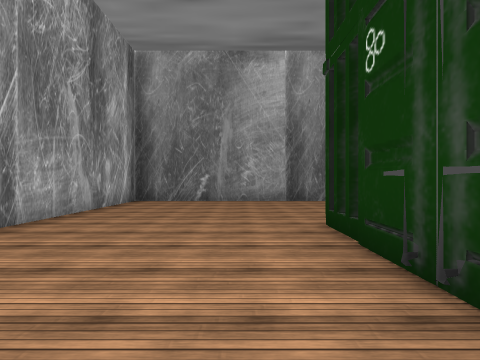
view 1 (above)

23 first-person views from a walk through a Unity game level. The camera is 1.4 m above the floor, looks level and sees 80° across. The floor is counted in squares, 2 m on a side. Each view is taken from the middle of a square. On the plan, view 1 faces up. The plan holds only what a view shows up to about 10 squares ahead; the rest is blank. The place goes on beyond the plan. The player character is not drawn. Some surface patterns are stand-ins.

view 2
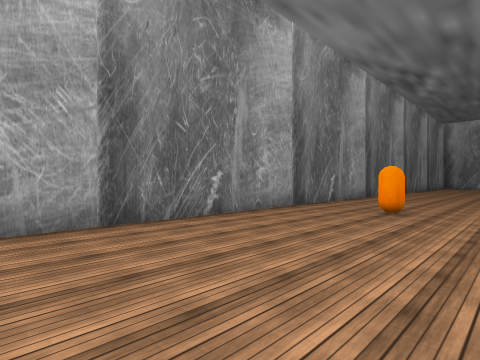

view 3
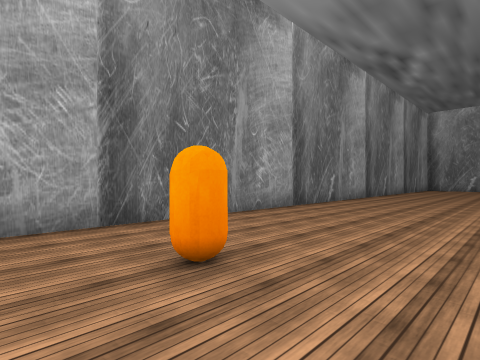

view 4
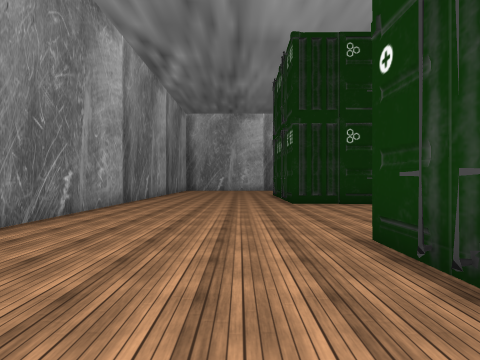

view 5
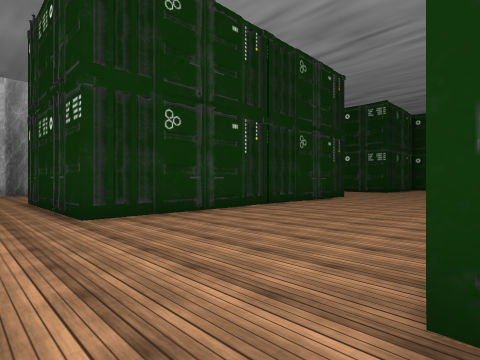

view 6
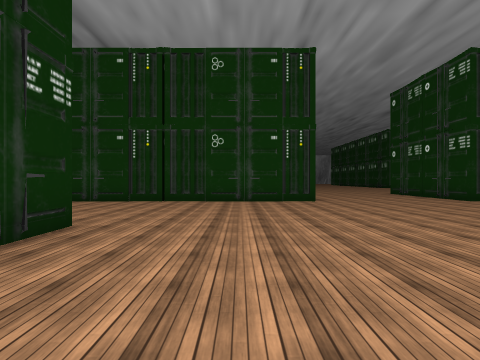

view 7
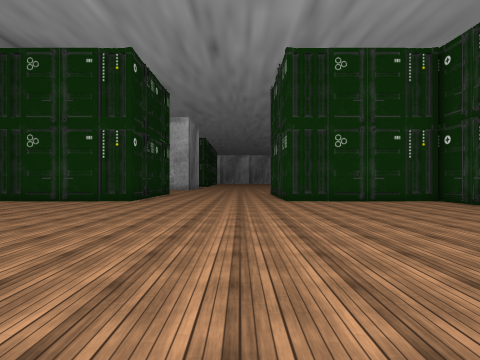

view 8
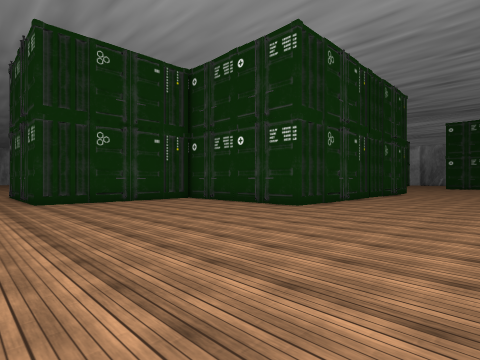

view 9
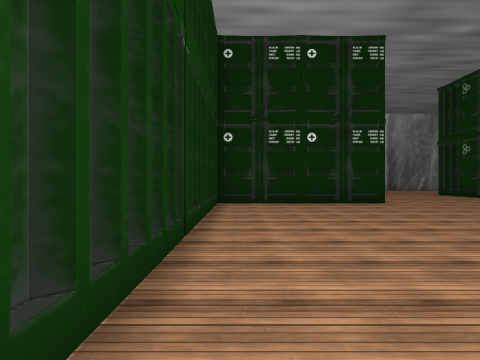

view 10
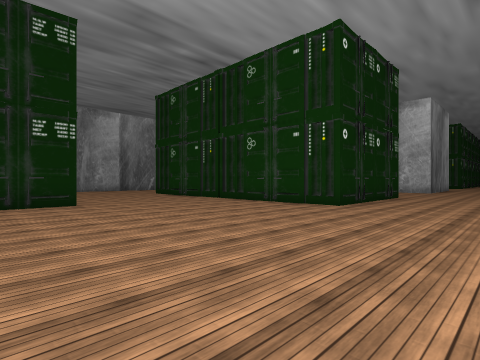

view 11
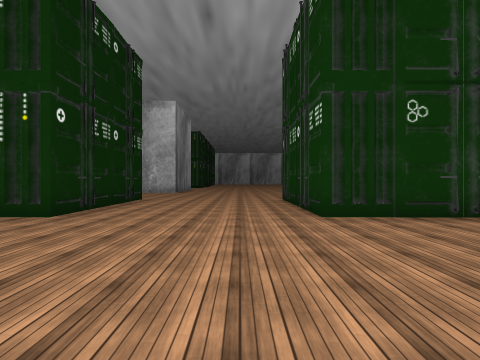

view 12
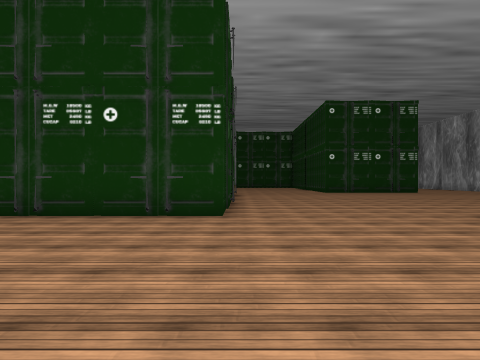

view 13
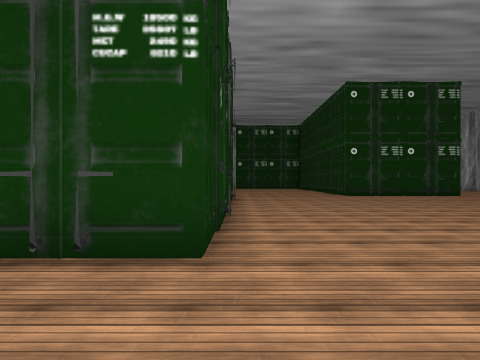

view 14
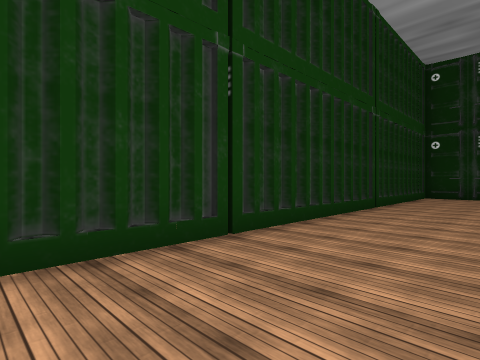

view 15
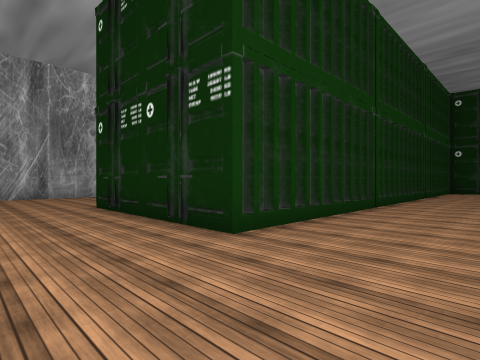

view 16
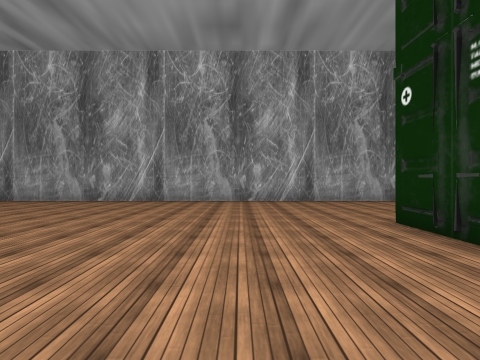

view 17
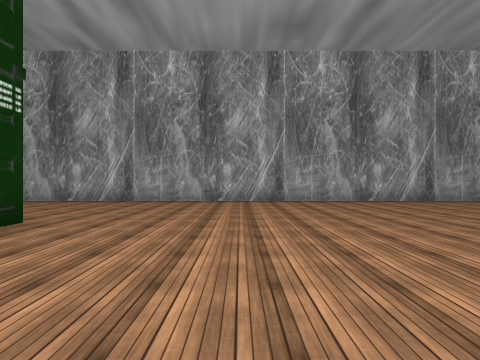

view 18
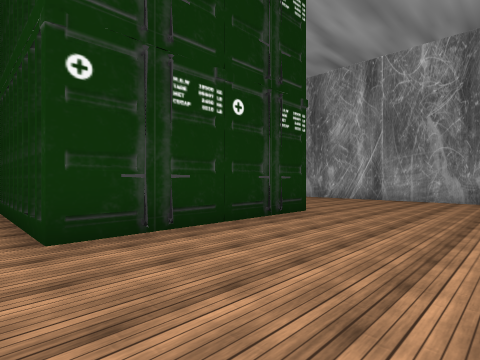

view 19
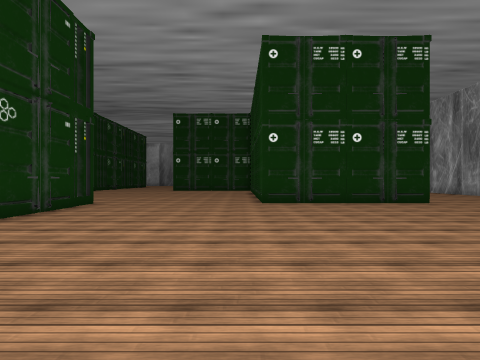

view 20
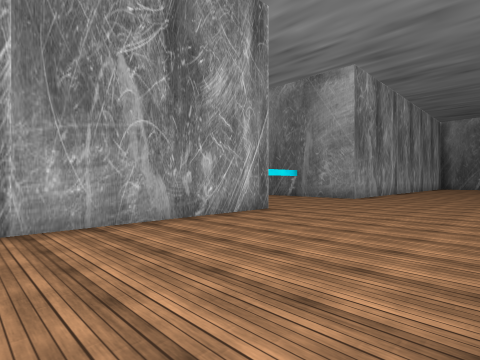

view 21
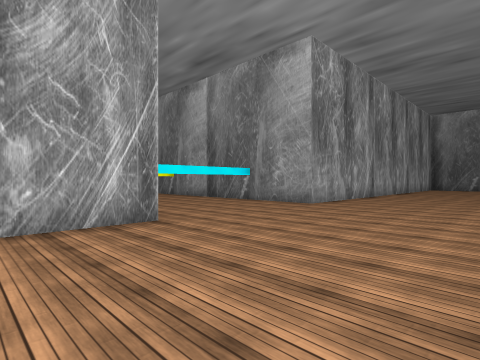

view 22
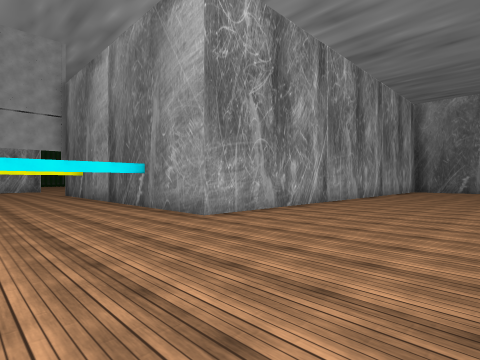

view 23
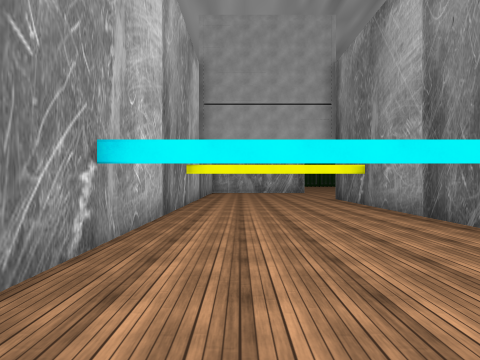

### Floor plan
Key: @ floor where view 1 was taken; # wall or solid block; . floor; C container; R orange capsule.
Columns run from 11 left of view 1 to 21 right of it. Each row starts with its distance up from view 1.
 10        #######################
  9        #......................
  8        #......................
  7        #.........R............
  6        #......................
  5        #.........................
  4        #.....  C    C##.....##C##
  3         .....          .....#
  2          ....          .....#
  1        #.....          .....#
  0        #...@     ######.....#
 -1        #....     #..........#
 -2        #....     #..........#
 -3        #....     #..........#
 -4        #.....    #..........#
 -5 ########.....    #..........#####
 -6 .............    #...............
 -7 .............    #...............
 -8 .............    #...............
 -9 .............    #...............
-10 .............    #...............
-11 ########.....    #..........##C##
-12        #.....    #..........#
-13        #.....    #..........
-14        #.....    #..........
-15        #.....#####..........#
-16        #...............##C###
-17        #...............#
-18        #...............
-19        #...............
-20        #...............
-21        #...............
-22        #...............
-23        #...............
-24        #...............
-25        #...............
-26        #.....##C##.....
-27        #....     #.....

Positions as (right, up) in squares from view 1, and headings:
1: (0, 0), facing up
2: (0, 5), facing up-right
3: (5, 5), facing up-right
4: (8, 6), facing right
5: (11, 6), facing down-right
6: (7, -3), facing right
7: (7, -9), facing right
8: (7, -9), facing down-right
9: (7, -9), facing up
10: (9, -9), facing up-right
11: (11, -9), facing right
12: (11, -10), facing down
13: (11, -13), facing down
14: (9, -13), facing up-left
15: (9, -18), facing up-left
16: (6, -18), facing left
17: (6, -22), facing left
18: (7, -22), facing down-left
19: (7, -17), facing down
20: (1, -16), facing up-left
21: (1, -13), facing up-left
22: (1, -9), facing up-left
23: (-3, -9), facing left
